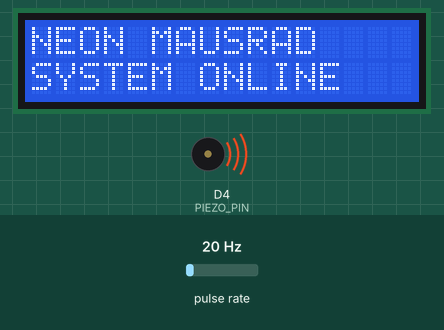
The program below on a simulated ESP8266 (NodeMCU). Shown: 16×2 character LCD, buzzer (waves = sounding). Wiring (inferred from the names in the program): pulse sensor: data D1. The inputs (shaded band) are chosen by the test bench; at power-on: pulse rate 20 Hz. WiFi joins after 1.5 s; servers stay silent unless stated; what the program prints to the serial monitor is not drawn.

Above: at 2.3 s.
At 4.0 s:
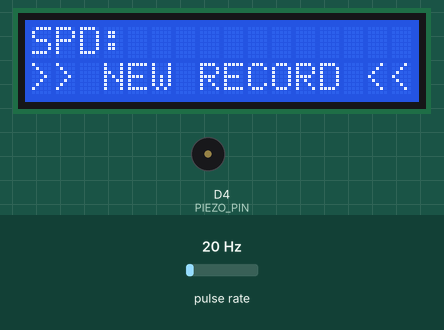
4.1 s: pulse rate (sensor on D1) set to 50 Hz
At 5.46 s:
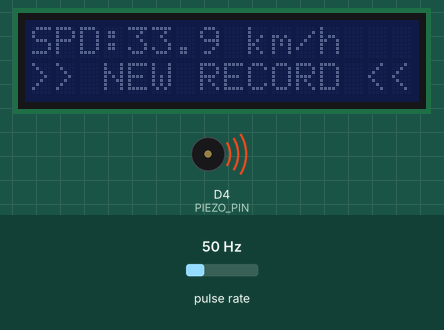
5.8 s: pulse rate (sensor on D1) set to 4 Hz
At 8.4 s:
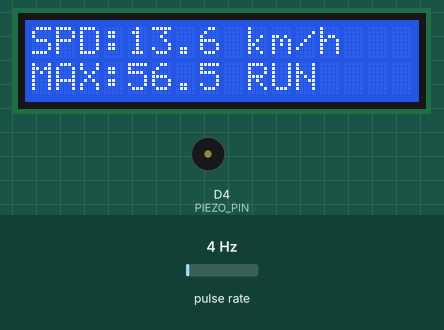
8.7 s: pulse rate (sensor on D1) set to 150 Hz
At 10.61 s:
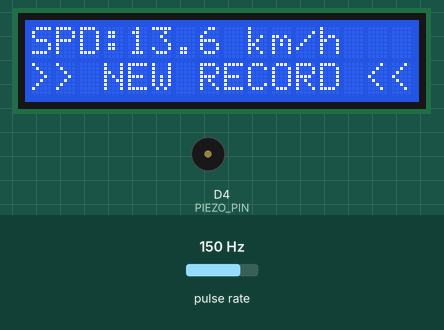
Timing chart, 0 to 12.1 s (numbered marks = the images above; inputs shaded):
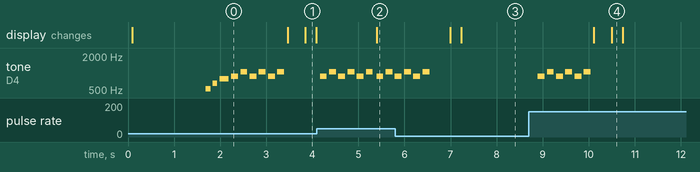

The program:

main.cpp
```cpp
#include <Arduino.h>
#include <ESP8266WiFi.h>
#include <ESP8266WebServer.h>
#include <DNSServer.h>
#include <Wire.h>
#include <LiquidCrystal_I2C.h>

#define REED_PIN D1
#define PIEZO_PIN D4
#define LCD_ADDR 0x3F

const char* ap_ssid = "Mausrad";
const char* ap_password = "mausrad123"; // min 8 chars

const float WHEEL_DIAMETER = 0.3; // m
const float WHEEL_CIRC = WHEEL_DIAMETER * PI;
const unsigned long DEBOUNCE_US = 50000;

ESP8266WebServer server(80);
DNSServer dnsServer;
const byte DNS_PORT = 53;
LiquidCrystal_I2C lcd(LCD_ADDR, 16, 2);

volatile unsigned long lastPulseTime = 0;
volatile unsigned long pulseInterval = 0;
volatile bool pulseDetected = false;

float currentSpeed = 0.0;
float maxSpeed = 0.0;
float allTimeMax = 0.0;
float totalDistance = 0.0;
unsigned long totalRunningTimeMs = 0;
unsigned long sessionStart = 0;
bool isRunning = false;
bool recordBlink = false;
unsigned long recordStart = 0;

const int MAX_SAMPLES = 60;
float speedHistory[MAX_SAMPLES];
unsigned long timeHistory[MAX_SAMPLES]; // relative seconds
int sampleCount = 0;
int sampleIndex = 0;
unsigned long startMillis = 0;

unsigned long lastClientCheck = 0;
unsigned long lastDisplayUpdate = 0;
bool displayInitialized = false;

// Function prototypes
void IRAM_ATTR reedISR();
void handleRoot();
void handleData();
void handleStats();
void handleCaptive();
void playStartupSound();
void playRecordSound(bool isAllTime);
void addSample(float speed);
void updateDisplay();

void setup() {
  Serial.begin(115200);
  pinMode(REED_PIN, INPUT_PULLUP);
  attachInterrupt(digitalPinToInterrupt(REED_PIN), reedISR, FALLING);
  pinMode(PIEZO_PIN, OUTPUT);

  // allTimeMax starts at 0 on every restart

  // LCD init – SDA=D2, SCL=D3
  Wire.begin(D2, D3);
  lcd.init();
  lcd.backlight();
  lcd.clear();
  lcd.setCursor(0, 0);
  lcd.print("NEON MAUSRAD");
  lcd.setCursor(0, 1);
  lcd.print("SYSTEM ONLINE");
  delay(1500);

  // SoftAP with explicit config
  WiFi.mode(WIFI_AP);
  IPAddress apIP(192, 168, 4, 1);
  IPAddress gateway(192, 168, 4, 1);
  IPAddress subnet(255, 255, 255, 0);
  WiFi.softAPConfig(apIP, gateway, subnet);
  WiFi.softAP(ap_ssid, ap_password, 1, 0);
  delay(100);
  Serial.print("AP IP: ");
  Serial.println(WiFi.softAPIP());

  // DNS for captive portal
  dnsServer.start(DNS_PORT, "*", apIP);

  startMillis = millis();

  server.on("/", handleRoot);
  server.on("/data", handleData);
  server.on("/stats", handleStats);

  // Android / Google captive portal checks – return 204 so no login page
  server.on("/generate_204", handleCaptive);
  server.on("/gen_204", handleCaptive);
  server.on("/hotspot-detect.html", handleCaptive);
  server.on("/ncsi.txt", handleCaptive);
  server.on("/connecttest.txt", handleCaptive);

  server.onNotFound(handleRoot);
  server.begin();
  Serial.println("Webserver started");

  playStartupSound();
}

void IRAM_ATTR reedISR() {
  unsigned long now = micros();
  if (now - lastPulseTime > DEBOUNCE_US) {
    pulseInterval = now - lastPulseTime;
    lastPulseTime = now;
    pulseDetected = true;
  }
}

void loop() {
  dnsServer.processNextRequest();
  server.handleClient();

  if (millis() - lastClientCheck > 5000) {
    lastClientCheck = millis();
    Serial.print("Clients: ");
    Serial.println(WiFi.softAPgetStationNum());
  }

  if (pulseDetected) {
    pulseDetected = false;
    if (pulseInterval > 0) {
      float revPerSec = 1000000.0 / pulseInterval;
      currentSpeed = revPerSec * WHEEL_CIRC * 3.6;
      totalDistance += WHEEL_CIRC;

      if (!isRunning) {
        isRunning = true;
        sessionStart = millis();
      }

      if (currentSpeed > maxSpeed) maxSpeed = currentSpeed;
      if (currentSpeed > allTimeMax) {
        allTimeMax = currentSpeed;
        playRecordSound(true);
        recordBlink = true;
        recordStart = millis();
        lcd.noBacklight(); // one blink
      }

      addSample(currentSpeed);
    }
  }

  if (isRunning && (millis() - (lastPulseTime / 1000) > 5000)) {
    isRunning = false;
    totalRunningTimeMs += millis() - sessionStart;
  }

  // Display update
  if (millis() - lastDisplayUpdate > 300) {
    lastDisplayUpdate = millis();
    updateDisplay();
  }

  // End single blink after 400ms
  if (recordBlink && millis() - recordStart > 400) {
    recordBlink = false;
    lcd.backlight();
    displayInitialized = false;
  }

  delay(10);
}

void updateDisplay() {
  if (!displayInitialized) {
    lcd.clear();
    lcd.setCursor(0, 0);
    lcd.print("SPD:");
    lcd.setCursor(0, 1);
    lcd.print("MAX:");
    displayInitialized = true;
  }

  if (recordBlink) {
    lcd.setCursor(0, 1);
    lcd.print(">> NEW RECORD <<");
    return;
  }

  // Update speed
  lcd.setCursor(4, 0);
  lcd.print(currentSpeed, 1);
  lcd.print(" km/h ");

  // Update max / status
  lcd.setCursor(4, 1);
  lcd.print(allTimeMax, 1);
  lcd.print(" ");
  if (isRunning) lcd.print("RUN ");
  else lcd.print("IDLE");
}

void addSample(float speed) {
  speedHistory[sampleIndex] = speed;
  timeHistory[sampleIndex] = (millis() - startMillis) / 1000;
  sampleIndex = (sampleIndex + 1) % MAX_SAMPLES;
  if (sampleCount < MAX_SAMPLES) sampleCount++;
}

void handleCaptive() {
  server.send(204, "text/plain", "");
}

void handleRoot() {
  Serial.println("Root request");
  String html = R"rawliteral(
<!DOCTYPE html>
<html>
<head>
  <meta charset="UTF-8">
  <meta name="viewport" content="width=device-width, initial-scale=1">
  <title>Mausrad Speedometer</title>
  <style>
    body { font-family: Arial, sans-serif; margin: 20px; background: #f5f5f5; }
    .card { background: white; padding: 15px; margin: 10px 0; border-radius: 8px; box-shadow: 0 2px 4px rgba(0,0,0,0.1); }
    h1 { color: #333; }
    .stats { display: grid; grid-template-columns: repeat(auto-fit, minmax(140px, 1fr)); gap: 10px; }
    .stat { text-align: center; }
    .value { font-size: 1.6em; font-weight: bold; color: #007bff; }
    canvas { width: 100%; height: 200px; background: #fff; border: 1px solid #ddd; }
  </style>
</head>
<body>
  <h1>Mausrad Geschwindigkeit</h1>
  <div class="card">
    <canvas id="speedChart"></canvas>
  </div>
  <div class="card stats" id="stats"></div>
  <script>
    const canvas = document.getElementById('speedChart');
    const ctx = canvas.getContext('2d');

    function drawChart(labels, speeds) {
      const w = canvas.width = canvas.offsetWidth;
      const h = canvas.height = 200;
      ctx.clearRect(0, 0, w, h);
      if (speeds.length < 2) return;

      const maxS = Math.max(...speeds, 1);
      ctx.beginPath();
      ctx.strokeStyle = '#007bff';
      ctx.lineWidth = 2;
      for (let i = 0; i < speeds.length; i++) {
        const x = (i / (speeds.length - 1)) * w;
        const y = h - (speeds[i] / maxS) * (h - 20) - 10;
        if (i === 0) ctx.moveTo(x, y);
        else ctx.lineTo(x, y);
      }
      ctx.stroke();

      ctx.fillStyle = '#666';
      ctx.font = '12px Arial';
      ctx.fillText('0', 5, h - 5);
      ctx.fillText(maxS.toFixed(1) + ' km/h', 5, 15);
    }

    async function update() {
      const dataRes = await fetch('/data');
      const data = await dataRes.json();
      drawChart(data.labels, data.speeds);

      const statsRes = await fetch('/stats');
      const stats = await statsRes.json();
      document.getElementById('stats').innerHTML = `
        <div class="stat"><div>Aktuell</div><div class="value">${stats.current.toFixed(1)} km/h</div></div>
        <div class="stat"><div>Max (Session)</div><div class="value">${stats.max.toFixed(1)} km/h</div></div>
        <div class="stat"><div>All-Time Max</div><div class="value">${stats.allTime.toFixed(1)} km/h</div></div>
        <div class="stat"><div>Mittel</div><div class="value">${stats.mean.toFixed(1)} km/h</div></div>
        <div class="stat"><div>Distanz</div><div class="value">${stats.distance.toFixed(1)} m</div></div>
        <div class="stat"><div>Laufzeit</div><div class="value">${Math.round(stats.runningMin)} min</div></div>
      `;
    }
    setInterval(update, 2000);
    update();
  </script>
</body>
</html>
)rawliteral";
  server.send(200, "text/html", html);
}

void handleData() {
  Serial.println("Data request");
  String json = "{\"labels\":[";
  String speeds = "],\"speeds\":[";
  for (int i = 0; i < sampleCount; i++) {
    int idx = (sampleIndex - sampleCount + i + MAX_SAMPLES) % MAX_SAMPLES;
    if (i > 0) { json += ","; speeds += ","; }
    json += String(timeHistory[idx]);
    speeds += String(speedHistory[idx], 1);
  }
  json += speeds + "]}";
  server.send(200, "application/json", json);
}

void handleStats() {
  Serial.println("Stats request");
  float sum = 0;
  for (int i = 0; i < sampleCount; i++) {
    int idx = (sampleIndex - sampleCount + i + MAX_SAMPLES) % MAX_SAMPLES;
    sum += speedHistory[idx];
  }
  float mean = sampleCount > 0 ? sum / sampleCount : 0;

  String json = "{";
  json += "\"current\":" + String(currentSpeed, 1) + ",";
  json += "\"max\":" + String(maxSpeed, 1) + ",";
  json += "\"allTime\":" + String(allTimeMax, 1) + ",";
  json += "\"mean\":" + String(mean, 1) + ",";
  json += "\"distance\":" + String(totalDistance, 1) + ",";
  json += "\"runningMin\":" + String(totalRunningTimeMs / 60000.0, 1);
  json += "}";
  server.send(200, "application/json", json);
}

void playStartupSound() {
  tone(PIEZO_PIN, 523, 100);
  delay(150);
  tone(PIEZO_PIN, 659, 100);
  delay(150);
  tone(PIEZO_PIN, 784, 200);
  delay(250);
  noTone(PIEZO_PIN);
}

void playRecordSound(bool isAllTime) {
  if (isAllTime) {
    for (int i = 0; i < 3; i++) {
      tone(PIEZO_PIN, 880, 150);
      delay(200);
      tone(PIEZO_PIN, 1046, 150);
      delay(200);
    }
  }
  noTone(PIEZO_PIN);
}
```

Measured:
- after the input at 4.1 s, tone on D4 (PIEZO_PIN): silent → 880 Hz after 0.07 s, then repeats every 0.40 s: silent 0.05 s, 1046 Hz 0.15 s, silent 0.05 s, 880 Hz 0.15 s; the display: changes after 1.3 s (image 2)
- after the input at 8.7 s, tone on D4 (PIEZO_PIN): silent → 880 Hz after 0.19 s, then repeats every 0.40 s: silent 0.05 s, 1046 Hz 0.15 s, silent 0.05 s, 880 Hz 0.15 s, until it stays silent from 10.0 s; the display: first changes after 1.4 s (image 4 shows a later state)
- by itself, tone on D4 (PIEZO_PIN): plays 523 Hz for 0.10 s, 659 Hz for 0.10 s, 784 Hz for 0.20 s, 880 Hz for 0.15 s, 1046 Hz for 0.15 s, 880 Hz for 0.15 s … (9 notes in this stretch)
